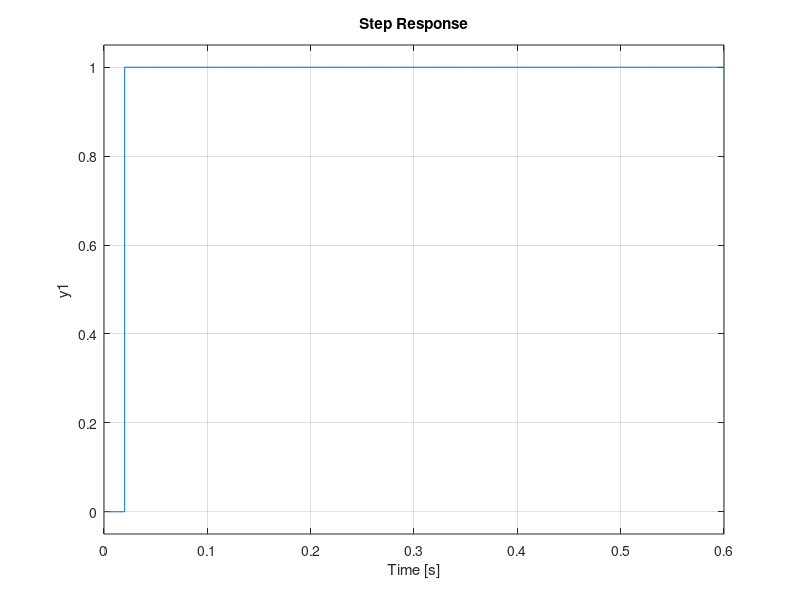

This figure's MATLAB source:
r = poly([0.9 0.8 0.35]);

sys = tf([0.05 0.05*0.5], r, 0.01);


sysmf = feedback(sys, 1);

step(sysmf);

dead = (1/sys) * (tf([1], [1 0 0], 0.01)/(1 - tf([1], [1 0 0], 0.01)));

sysn = sys * dead;

sysnmf = feedback(sysn, 1)

hold on

step(sysmf)

step(sysnmf)